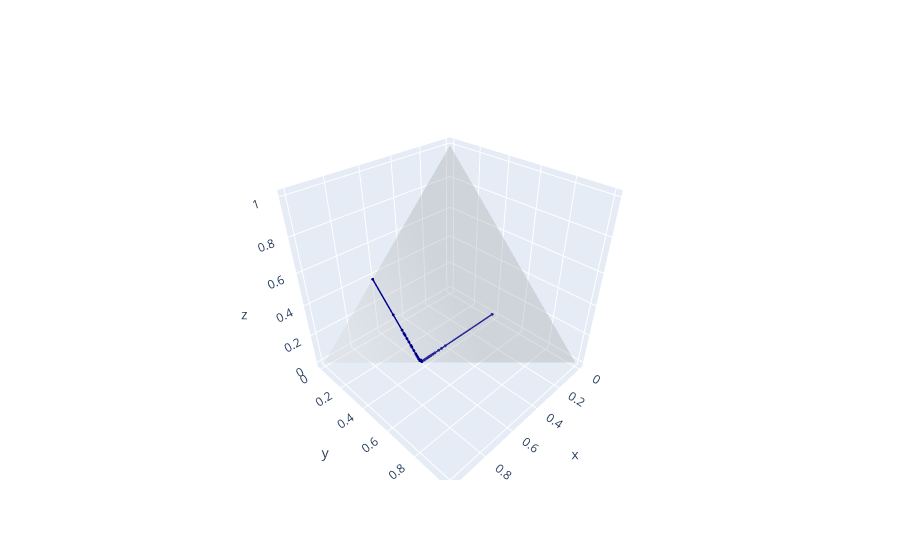

The cell this chart's notebook holds for it:
### Code cell
#CODICE PER GENERARE LINE PLOT 3D DELLA ROC 

fig = go.Figure(data=go.Scatter3d(
    x= coords['TP'], 
    y= coords['TN'], 
    z=coords['FP'],
    marker=dict(
        size=1, #pallini per quelli assocaiti al threshold quindi in realtà
        #color=z,
        colorscale='Viridis',
    ),
    line=dict(
        color='green',
        width=3
    )
))

"""
fig.update_layout(
    width=800,
    height=700,
    autosize=False,
    scene=dict(
        camera=dict(
            up=dict(
                x=0,
                y=0,
                z=1
            ),
            eye=dict(
                x=0,
                y=1.0707,
                z=1,
            )
        ),
        aspectratio = dict( x=1, y=1, z=0.7 ),
        aspectmode = 'manual'
    ),
)
"""

fig.add_trace(go.Figure(data=[
    go.Mesh3d(
        x=[0, 0, 0, 1], 
        y=[0, 0, 1, 0],
        z=[0, 1, 0, 0],

        color ='lightgrey',
        
        opacity = 0.2, #for transparency
        
        # i, j and k sono i vertici dei triangoli
        # here we represent the 4 triangles of the tetrahedron surface
        i=[0, 0, 0, 1],
        j=[1, 2, 3, 2],
        k=[2, 3, 1, 3],
        name='y',
        showscale=True
    )
]).data[0])



fig.show()
